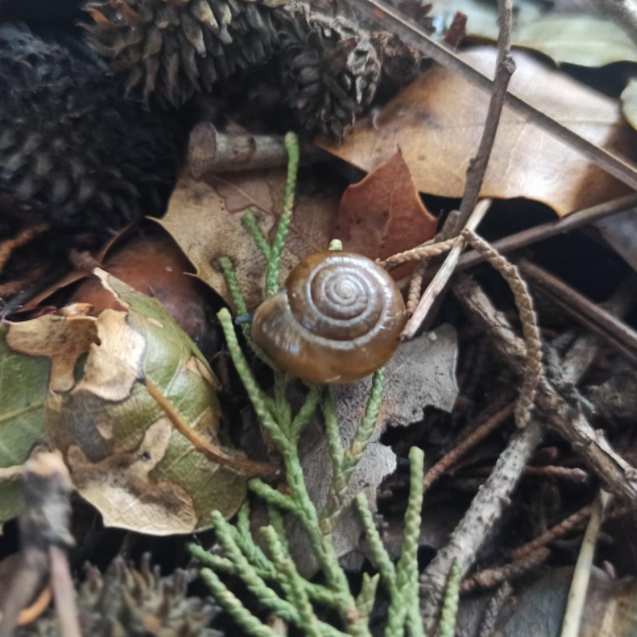
#> input picture BIL370 Digital Image Processing/LectureCodes/I2.png, 637 x 637 px
$ python 2324B_H3.py
#> lines starting #> are read from the running program, lines starting #| are printed output that depends on the picture
"""
2324B-BİL490 Sayısal Görüntü İşleme
Hafta-3
"""

import numpy as np
import cv2   as cv
from   matplotlib import pyplot as plt

fig     = plt.figure
subplot = plt.subplot
imshow  = plt.imshow
imread = cv.imread
plot = plt.plot

def cla():
    return plt.close('all')
#%%


I = imread("I2.png",0).astype("float")
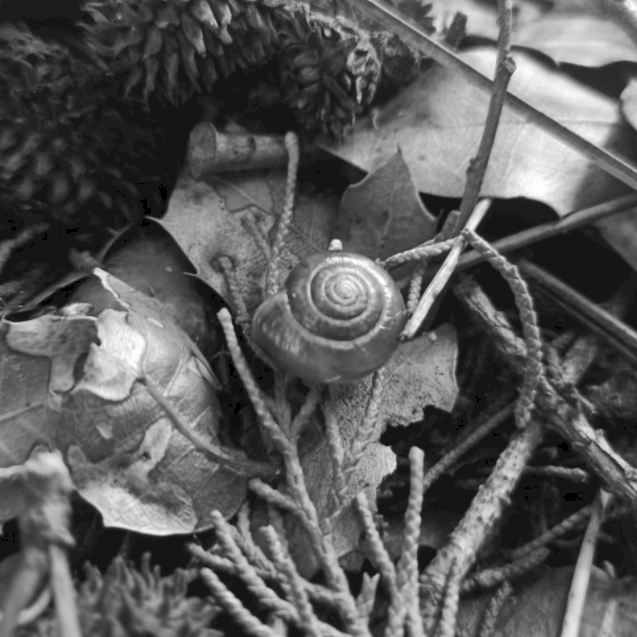
#> I: shape (637, 637) float64; min 0, max 255, mean 90.1

fig()
imshow(I,cmap = "gray")


sg = 3

x = np.arange(-10,10,0.01 )

def exp_img(I_var , cnt , sgm):

#> called with cnt = 50, sgm = 15
    return np.exp(-(I_var-cnt)**2/(2*sgm**2))
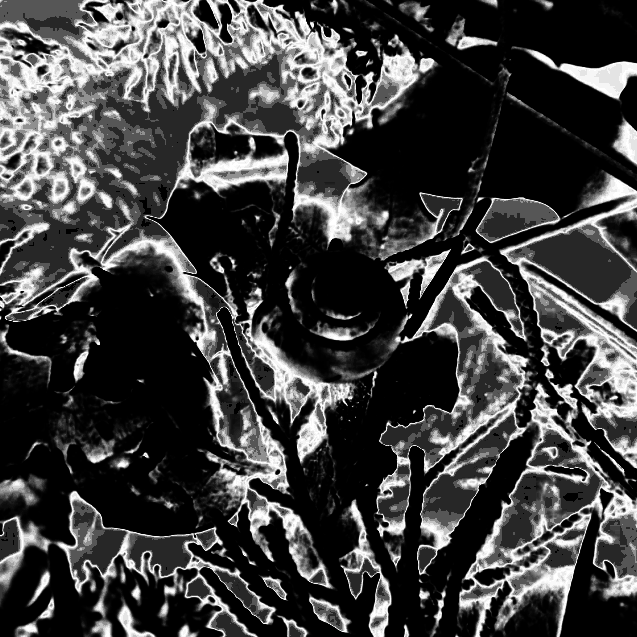
#> returned value: shape (637, 637) float64; min 2.77e-41, max 1, mean 0.256


Iy = exp_img(I , 50 , 15)

fig()
imshow(Iy , cmap= "gray"   )

#%%

import time as tm

I = imread("A.jpg",0)
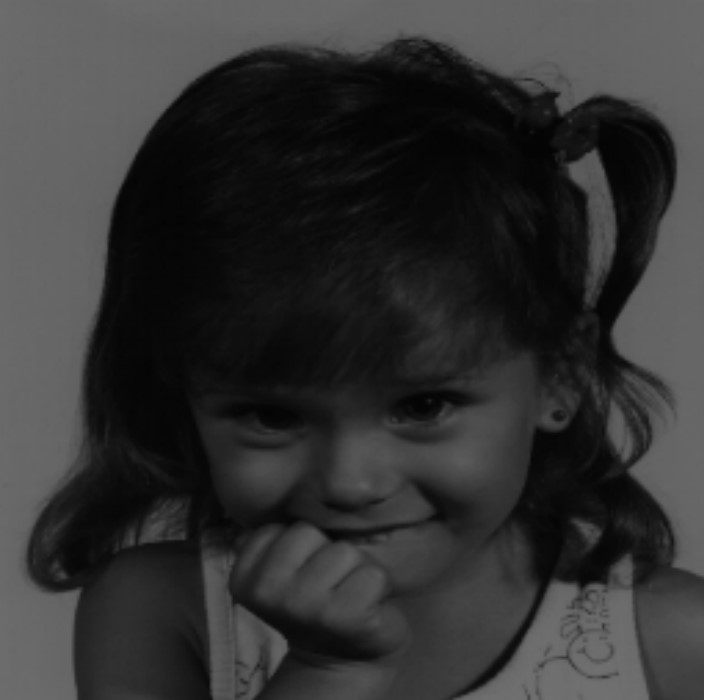
#> input picture BIL370 Digital Image Processing/LectureCodes/A.jpg, 704 x 700 px
#> I is the input picture: shape (700, 704); min 3, max 114, mean 50.8


str_time = tm.time()
hist_vect = np.zeros(256)
M,N = I.shape
#> M = 700; N = 704
for i in range(M):
    for j in range(N):
        tmp_pix = I[i,j]

        hist_vect[  tmp_pix ] += 1
#> after the loop, hist_vect = 256 values, max 23279 at index 102, min 0 at index 0, mean 1925
stp_time = tm.time()

print(stp_time-str_time)
fig()

plot(hist_vect)


#%%
str_time = tm.time()
hist_vect = np.zeros(256)

for i in range(256):
    hist_vect[i] = np.sum(I == i)
stp_time = tm.time()

print(stp_time-str_time)

str_time = tm.time()
for i in range(200):
    cv_hist = cv.calcHist([I] , [0] , None,[256], [0,256])
stp_time = tm.time()
print(stp_time-str_time)

print(stp_time-str_time)
#%%

cla()
#> in cla, `return plt.close('all')`:
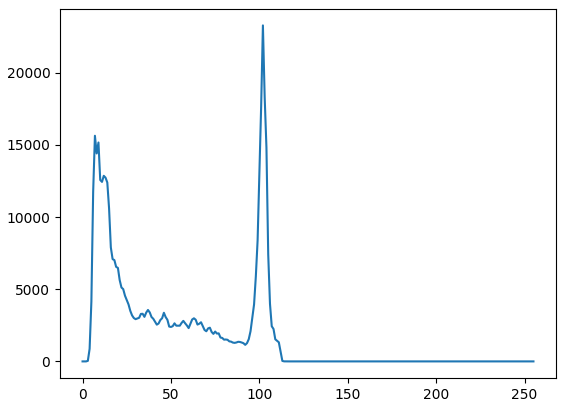
#> figure drawn by matplotlib, 1 panel; curve peaks at x = 102, y = 23279
I = imread("A.jpg" , 0)

fig()

imshow(I,cmap = "gray" , vmin = 0 , vmax = 255)

cv_hist = cv.calcHist([I] , [0] , None,[256], [0,256])
#> cv_hist has the same summary as hist_vect

fig()
plot(cv_hist)

I0 = I.astype("float")

# I0 = I0-I0.mean()

I0 -= I0.mean()
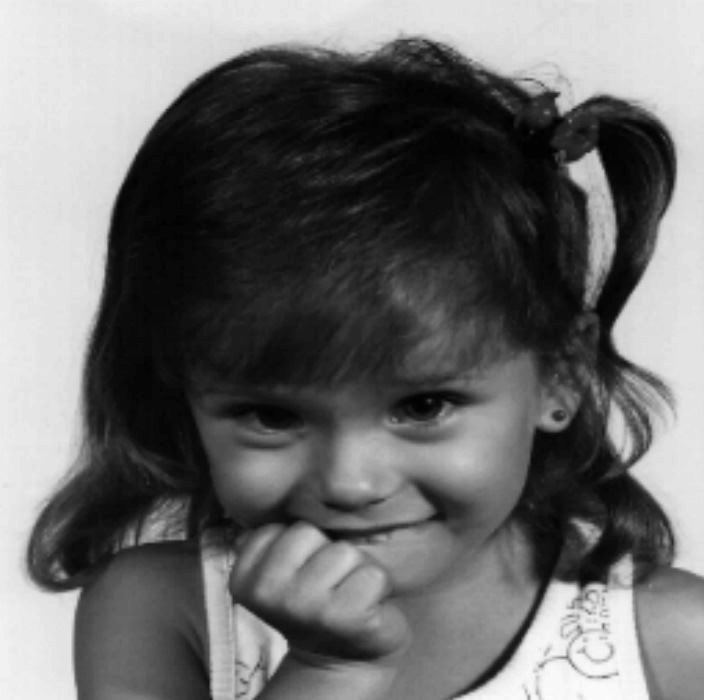
#> I0: shape (700, 704) float64; min -47.85, max 63.15, mean 0; drawn with min black and max white

I0 /= np.max(np.abs(I0))

I0 *= 128

I0 += 128

I0-=1
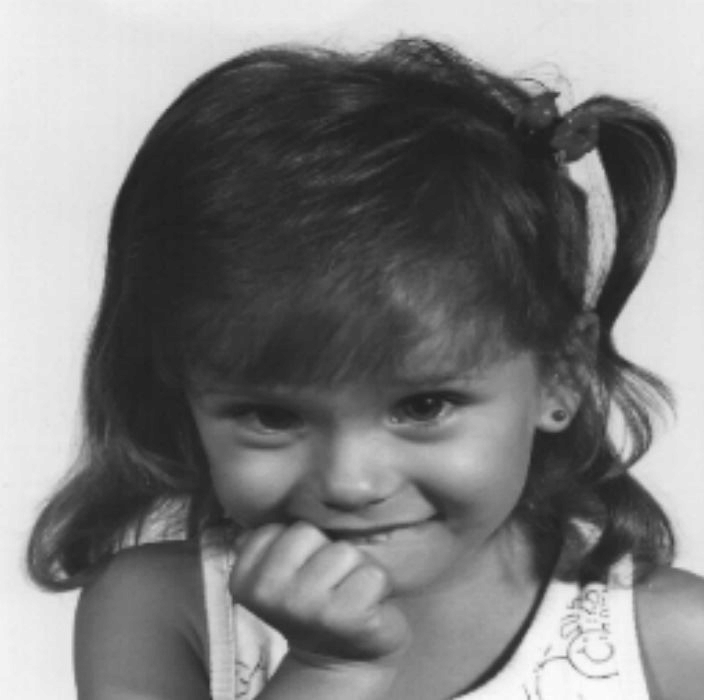
#> I0: shape (700, 704) float64; min 30.01, max 255, mean 127

fig()
subplot(1,2,1) , imshow(I,cmap = "gray" , vmin = 0 , vmax = 255)
subplot(1,2,2) , imshow(I0,cmap = "gray" , vmin = 0 , vmax = 255)
